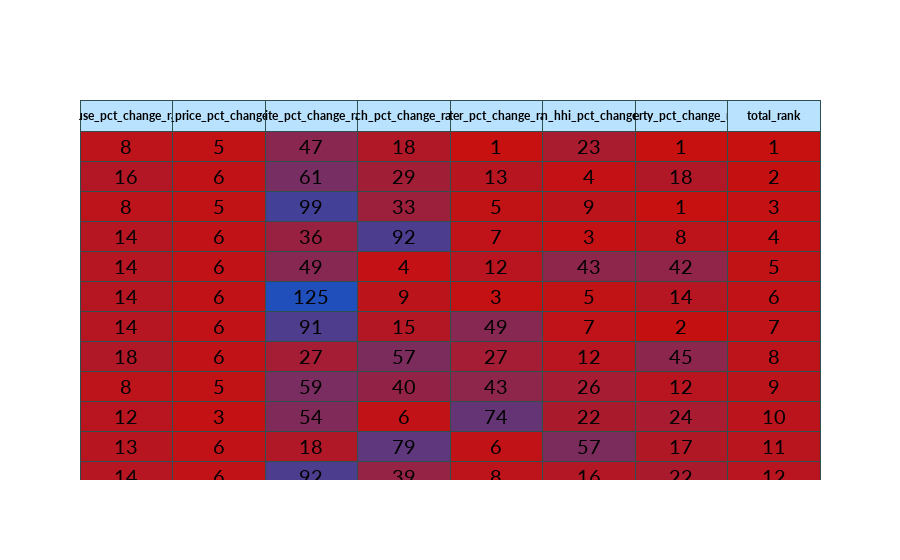

The notebook cell this image was saved under:
### Code cell
colors = n_colors('rgb(200, 15, 15)', 'rgb(0, 90, 220)', 150, colortype='rgb')

fig = go.Figure(data=[go.Table(
    #columnwidth = [15,170,15,35,35],
    header=dict(values=['<b>' + x + '</b>' for x in list(gentrification_rank_table.columns)],
                fill_color='#b9e2ff',
                line_color='darkslategray',
                align='center',
                font=dict(color='black', family="Lato", size=12),
                height=30
                ),
    cells=dict(values=[gentrification_rank_table[column] for column in gentrification_rank_table.columns],
               fill_color=[np.array(colors)[
                   gentrification_rank_table[column].to_numpy()] for column in gentrification_rank_table.columns],
               line_color='darkslategray',
               align='center',
               font=dict(color='black', family="Lato", size=20),
               height=30
               ))
])

# fig.update_layout(
# title="<b>Gentrification Feature Rank by Census Tract</b>",
# font=dict(
#     family="Lato",
#     size=18,
#     color="#000000"))

fig.show()

fig.write_html("/Users/mattparker/Documents/nss_projects/airbnb-sentiments/notebooks/feature_table.html")
py.plot(fig, filename = 'feature_table', auto_open=True)

### Figure 1 — Plotly figure (JSON) as saved in the notebook; plotly's stock layout.template omitted (floating-point values rounded to 4 significant figures; data arrays with more than 128 entries replaced by an {"elided": "..."} marker saying what was removed)
{"data": [{"cells": {"align": "center", "fill": {"color": {"elided": "8x20 str values"}}, "font": {"color": "black", "family": "Lato", "size": 20}, "height": 30, "line": {"color": "darkslategray"}, "values": {"elided": "8x20 int values"}}, "header": {"align": "center", "fill": {"color": "#b9e2ff"}, "font": {"color": "black", "family": "Lato", "size": 12}, "height": 30, "line": {"color": "darkslategray"}, "values": ["<b>house_pct_change_rank</b>", "<b>rental_price_pct_change_rank</b>", "<b>white_pct_change_rank</b>", "<b>bach_pct_change_rank</b>", "<b>renter_pct_change_rank</b>", "<b>median_hhi_pct_change_rank</b>", "<b>poverty_pct_change_rank</b>", "<b>total_rank</b>"]}, "type": "table"}], "layout": {}}
